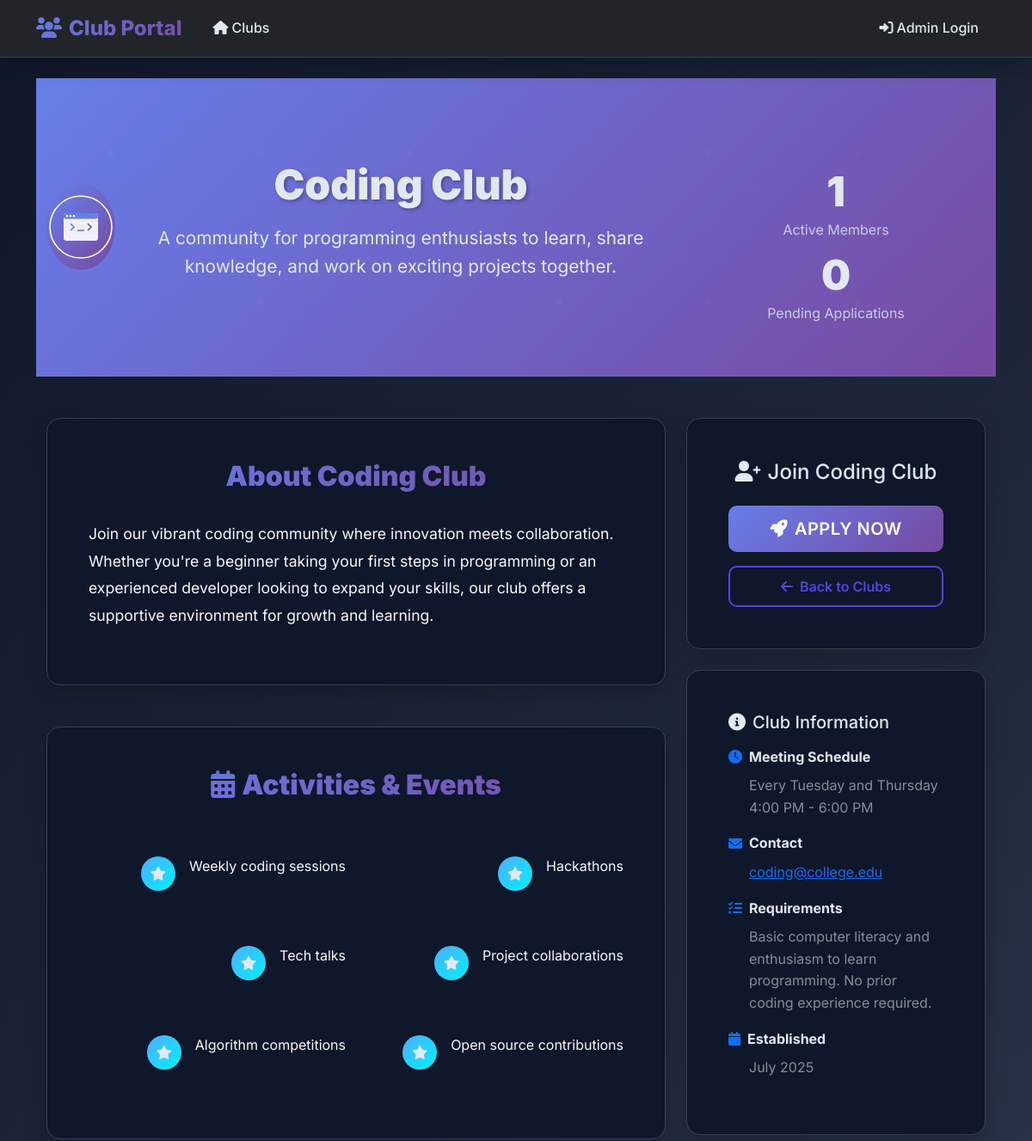
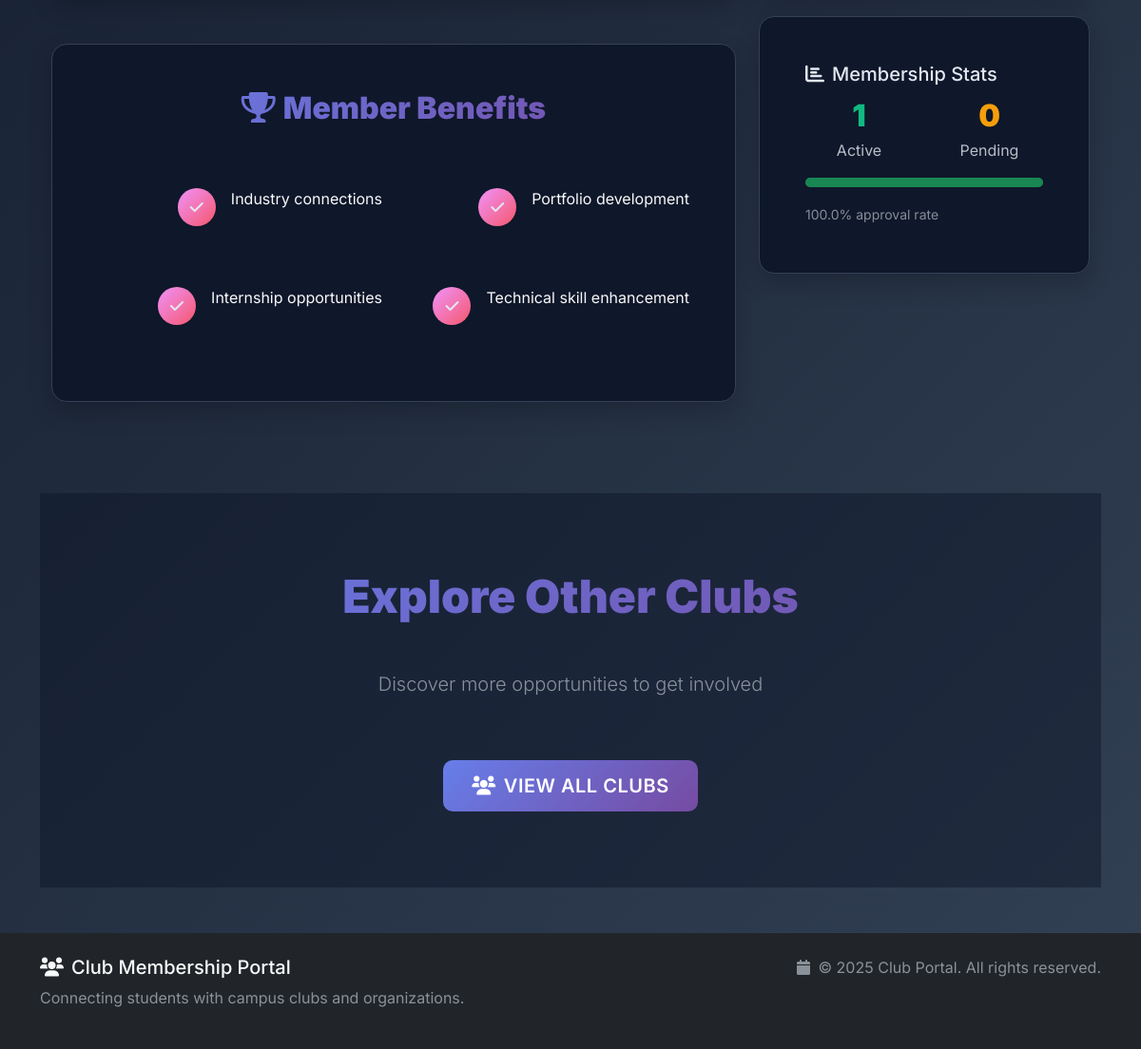
The page /club/2 on the database its author committed (2 pictures, top to bottom).
### models.py (models this page shows, shortened)
class Club(db.Model):
    __tablename__ = 'clubs'
    id = db.Column(db.Integer, primary_key=True)
    name = db.Column(db.String(100), nullable=False, unique=True)
    description = db.Column(db.Text, nullable=False)
    detailed_description = db.Column(db.Text, nullable=True)
    activities = db.Column(db.Text, nullable=True)
    meeting_schedule = db.Column(db.String(200), nullable=True)
    contact_email = db.Column(db.String(120), nullable=True)
    requirements = db.Column(db.Text, nullable=True)
    benefits = db.Column(db.Text, nullable=True)
    image_url = db.Column(db.String(200), nullable=True)
    created_at = db.Column(db.DateTime, default=datetime.utcnow)
    members = db.relationship('Member', backref='club', lazy=True, cascade='all, delete-orphan')
    def get_member_count(self):
        return Member.query.filter_by(club_id=self.id).count()
    def get_approved_member_count(self):
        return Member.query.filter_by(club_id=self.id, status='Approved').count()
    def get_pending_member_count(self):
        return Member.query.filter_by(club_id=self.id, status='Pending').count()

### routes.py (the view)
@app.route('/club/<int:club_id>')
def club_details(club_id):
    club = Club.query.get_or_404(club_id)
    return render_template('club_details.html', club=club)

### templates/club_details.html (shortened to what this page needs)
{% extends "base.html" %}
{% block content %}
<div class="hero-section" style="padding: 60px 0;">
    <div class="container">
        <div class="row align-items-center">
            <div class="col-lg-8">
                <div class="hero-content">
                    <div class="d-flex align-items-center mb-3">
                        <div class="club-icon me-4" style="width: 100px; height: 100px; font-size: 3rem;">
                            {% if club.image_url %}
                                <img src="{{ club.image_url }}" alt="{{ club.name }}" style="width: 80px; height: 80px;">
                            {% endif %}
                        </div>
                        <div>
                            <h1 class="hero-title" style="font-size: 3rem; margin-bottom: 1rem;">{{ club.name }}</h1>
                            <p class="hero-subtitle" style="font-size: 1.3rem; margin-bottom: 0;">{{ club.description }}</p>
                        </div>
                    </div>
                </div>
            </div>
            <div class="col-lg-4">
                <div class="hero-stats" style="flex-direction: column; gap: 1rem;">
                    <div class="stat-item">
                        <span class="stat-number">{{ club.get_approved_member_count() }}</span>
                        <div class="stat-label">Active Members</div>
                    </div>
                    <div class="stat-item">
                        <span class="stat-number">{{ club.get_pending_member_count() }}</span>
                        <div class="stat-label">Pending Applications</div>
                    </div>
                </div>
            </div>
        </div>
    </div>
</div>
<div class="container py-5">
    <div class="row">
        <div class="col-lg-8">
            <div class="form-container mb-5">
                <h3 class="section-title" style="font-size: 2rem; margin-bottom: 2rem;">About {{ club.name }}</h3>
                {% if club.detailed_description %}
                <p class="text-light" style="font-size: 1.1rem; line-height: 1.8;">{{ club.detailed_description }}</p>
                {% else %}
                <p class="text-light" style="font-size: 1.1rem; line-height: 1.8;">{{ club.description }}</p>
                {% endif %}
            </div>
            {% if club.activities %}
            <div class="form-container mb-5">
                <h3 class="section-title" style="font-size: 2rem; margin-bottom: 2rem;">
                    <i class="fas fa-calendar-alt me-2"></i>Activities & Events
                </h3>
                <div class="row">
                    {% for activity in club.activities.split(', ') %}
                    <div class="col-md-6 mb-3">
                        <div class="d-flex align-items-center">
                            <div class="club-icon me-3" style="width: 40px; height: 40px; font-size: 1rem; background: var(--gradient-accent);">
                                <i class="fas fa-star"></i>
                            </div>
                            <span class="text-light">{{ activity.strip() }}</span>
                        </div>
                    </div>
                    {% endfor %}
                </div>
            </div>
            {% endif %}
            {% if club.benefits %}
            <div class="form-container mb-5">
                <h3 class="section-title" style="font-size: 2rem; margin-bottom: 2rem;">
                    <i class="fas fa-trophy me-2"></i>Member Benefits
                </h3>
                <div class="row">
                    {% for benefit in club.benefits.split(', ') %}
                    <div class="col-md-6 mb-3">
                        <div class="d-flex align-items-center">
                            <div class="club-icon me-3" style="width: 40px; height: 40px; font-size: 1rem; background: var(--gradient-secondary);">
                                <i class="fas fa-check"></i>
                            </div>
                            <span class="text-light">{{ benefit.strip() }}</span>
                        </div>
                    </div>
                    {% endfor %}
                </div>
            </div>
            {% endif %}
        </div>
        <div class="col-lg-4">
            <div class="form-container mb-4">
                <h4 class="text-center mb-4">
                    <i class="fas fa-user-plus me-2"></i>Join {{ club.name }}
                </h4>
                <div class="d-grid gap-3">
                    <a href="{{ url_for('join_club', club_id=club.id) }}" class="btn btn-primary btn-lg">
                        <i class="fas fa-rocket me-2"></i>Apply Now
                    </a>
                    <a href="{{ url_for('club_list') }}" class="btn btn-outline-primary">
                        <i class="fas fa-arrow-left me-2"></i>Back to Clubs
                    </a>
                </div>
            </div>
            <div class="form-container mb-4">
                <h5 class="mb-3">
                    <i class="fas fa-info-circle me-2"></i>Club Information
                </h5>
                {% if club.meeting_schedule %}
                <div class="mb-3">
                    <div class="d-flex align-items-center mb-2">
                        <i class="fas fa-clock text-primary me-2"></i>
                        <strong>Meeting Schedule</strong>
                    </div>
                    <p class="text-muted ps-4">{{ club.meeting_schedule }}</p>
                </div>
                {% endif %}
                {% if club.contact_email %}
                <div class="mb-3">
                    <div class="d-flex align-items-center mb-2">
                        <i class="fas fa-envelope text-primary me-2"></i>
                        <strong>Contact</strong>
                    </div>
                    <p class="text-muted ps-4">
                        <a href="mailto:{{ club.contact_email }}" class="text-primary">{{ club.contact_email }}</a>
                    </p>
                </div>
                {% endif %}
                {% if club.requirements %}
                <div class="mb-3">
                    <div class="d-flex align-items-center mb-2">
                        <i class="fas fa-list-check text-primary me-2"></i>
                        <strong>Requirements</strong>
                    </div>
                    <p class="text-muted ps-4">{{ club.requirements }}</p>
                </div>
                {% endif %}
                <div class="mb-3">
                    <div class="d-flex align-items-center mb-2">
                        <i class="fas fa-calendar text-primary me-2"></i>
                        <strong>Established</strong>
                    </div>
                    <p class="text-muted ps-4">{{ club.created_at.strftime('%B %Y') }}</p>
                </div>
            </div>
            <div class="form-container">
                <h5 class="mb-3">
                    <i class="fas fa-chart-bar me-2"></i>Membership Stats
                </h5>
                <div class="row text-center">
                    <div class="col-6 mb-3">
                        <div class="stat-item">
                            <span class="stat-number" style="font-size: 2rem; color: var(--success-color);">{{ club.get_approved_member_count() }}</span>
                            <div class="stat-label">Active</div>
                        </div>
                    </div>
                    <div class="col-6 mb-3">
                        <div class="stat-item">
                            <span class="stat-number" style="font-size: 2rem; color: var(--warning-color);">{{ club.get_pending_member_count() }}</span>
                            <div class="stat-label">Pending</div>
                        </div>
                    </div>
                </div>
                <div class="progress mb-3" style="height: 10px;">
                    {% set total = club.get_member_count() %}
                    {% set approved = club.get_approved_member_count() %}
                    {% if total > 0 %}
                        <div class="progress-bar bg-success" style="width: {{ (approved / total * 100)|round }}%"></div>
                    {% endif %}
                </div>
                <small class="text-muted">{{ ((approved / total * 100)|round) if total > 0 else 0 }}% approval rate</small>
            </div>
        </div>
    </div>
</div>
<div class="section" style="background: rgba(15, 23, 42, 0.5);">
    <div class="container">
        <div class="row">
            <div class="col-12 text-center mb-5">
                <h2 class="section-title">Explore Other Clubs</h2>
                <p class="lead text-muted">Discover more opportunities to get involved</p>
            </div>
        </div>
        <div class="row g-4">
            <div class="col-12 text-center">
                <a href="{{ url_for('club_list') }}" class="btn btn-primary btn-lg">
                    <i class="fas fa-users me-2"></i>View All Clubs
                </a>
            </div>
        </div>
    </div>
</div>
{% endblock %}

### static/css/style.css (style rules this page uses)
:root { --primary-color: #4f46e5; --primary-dark: #3730a3; --secondary-color: #06b6d4; --accent-color: #f59e0b; --success-color: #10b981; --danger-color: #ef4444; --warning-color: #f59e0b; --info-color: #3b82f6; --dark-bg: #1a1a2e; --darker-bg: #16213e; --card-bg: #0f172a; --text-light: #e2e8f0; --text-muted: #94a3b8; --border-color: #334155; --gradient-primary: linear-gradient(135deg, #667eea 0%, #764ba2 100%); --gradient-secondary: linear-gradient(135deg, #f093fb 0%, #f5576c 100%); --gradient-accent: linear-gradient(135deg, #4facfe 0%, #00f2fe 100%); --box-shadow: 0 10px 25px rgba(0, 0, 0, 0.2); --box-shadow-hover: 0 20px 40px rgba(0, 0, 0, 0.3); }
* { margin: 0; padding: 0; box-sizing: border-box; }
body { font-family: 'Inter', 'Segoe UI', Tahoma, Geneva, Verdana, sans-serif; background: linear-gradient(135deg, #0f172a 0%, #1e293b 50%, #334155 100%); color: var(--text-light); line-height: 1.6; min-height: 100vh; }
.hero-section { padding: 100px 0; text-align: center; background: var(--gradient-primary); position: relative; overflow: hidden; }
.hero-section::before { content: ''; position: absolute; top: 0; left: 0; right: 0; bottom: 0; opacity: 0.3; }
.hero-content { position: relative; z-index: 2; }
.hero-title { font-size: 4rem; font-weight: 900; margin-bottom: 1.5rem; text-shadow: 2px 2px 4px rgba(0, 0, 0, 0.3); animation: fadeInUp 1s ease-out; }
.hero-subtitle { font-size: 1.5rem; margin-bottom: 2rem; opacity: 0.9; animation: fadeInUp 1s ease-out 0.2s both; }
.hero-stats { display: flex; justify-content: center; gap: 3rem; margin-top: 3rem; animation: fadeInUp 1s ease-out 0.4s both; }
.stat-item { text-align: center; }
.stat-number { font-size: 3rem; font-weight: 900; display: block; line-height: 1; }
.stat-label { font-size: 1rem; opacity: 0.8; margin-top: 0.5rem; }
.club-icon { width: 80px; height: 80px; margin: 2rem auto 1rem; background: var(--gradient-primary); border-radius: 50%; display: flex; align-items: center; justify-content: center; font-size: 2rem; transition: all 0.3s ease; }
.btn-primary { background: var(--gradient-primary); border: none; padding: 12px 30px; border-radius: 10px; font-weight: 600; transition: all 0.3s ease; text-transform: uppercase; letter-spacing: 0.5px; position: relative; overflow: hidden; }
.btn-primary::before { content: ''; position: absolute; top: 0; left: -100%; width: 100%; height: 100%; background: linear-gradient(90deg, transparent, rgba(255, 255, 255, 0.2), transparent); transition: left 0.5s; }
.btn-outline-primary { border: 2px solid var(--primary-color); color: var(--primary-color); background: transparent; padding: 10px 25px; border-radius: 10px; font-weight: 600; transition: all 0.3s ease; }
.form-container { background: var(--card-bg); border-radius: 16px; padding: 3rem; box-shadow: var(--box-shadow); border: 1px solid var(--border-color); }
.section { padding: 5rem 0; }
.section-title { font-size: 3rem; font-weight: 900; text-align: center; margin-bottom: 3rem; background: var(--gradient-primary); -webkit-background-clip: text; -webkit-text-fill-color: transparent; background-clip: text; }

### rows shown on the page
Club: image_url (picture), description "A community for programming enthusiasts to learn, share knowledge, and work on exciting projects together.", name "Coding Club", detailed_description "Join our vibrant coding community where innovation meets collaboration. Whether you're a beginner taking your first steps in programming or an experienced developer looking to expand your skills, our club offers a supportive environment for growth and learning.", meeting_schedule "Every Tuesday and Thursday 4:00 PM - 6:00 PM", contact_email "coding@college.edu", requirements "Basic computer literacy and enthusiasm to learn programming. No prior coding experience required.", created_at "July 2025"

### other values the page prints
{{ club.get_approved_member_count() }} "1"
{{ club.get_pending_member_count() }} "0"
{{ activity.strip() }} "Weekly coding sessions" "Hackathons" "Tech talks" "Project collaborations" "Algorithm competitions" "Open source contributions"
{{ benefit.strip() }} "Industry connections" "Portfolio development" "Internship opportunities" "Technical skill enhancement"
{{ ((approved / total * 100)|round) if total > 0 else 0 }} "100.0"
